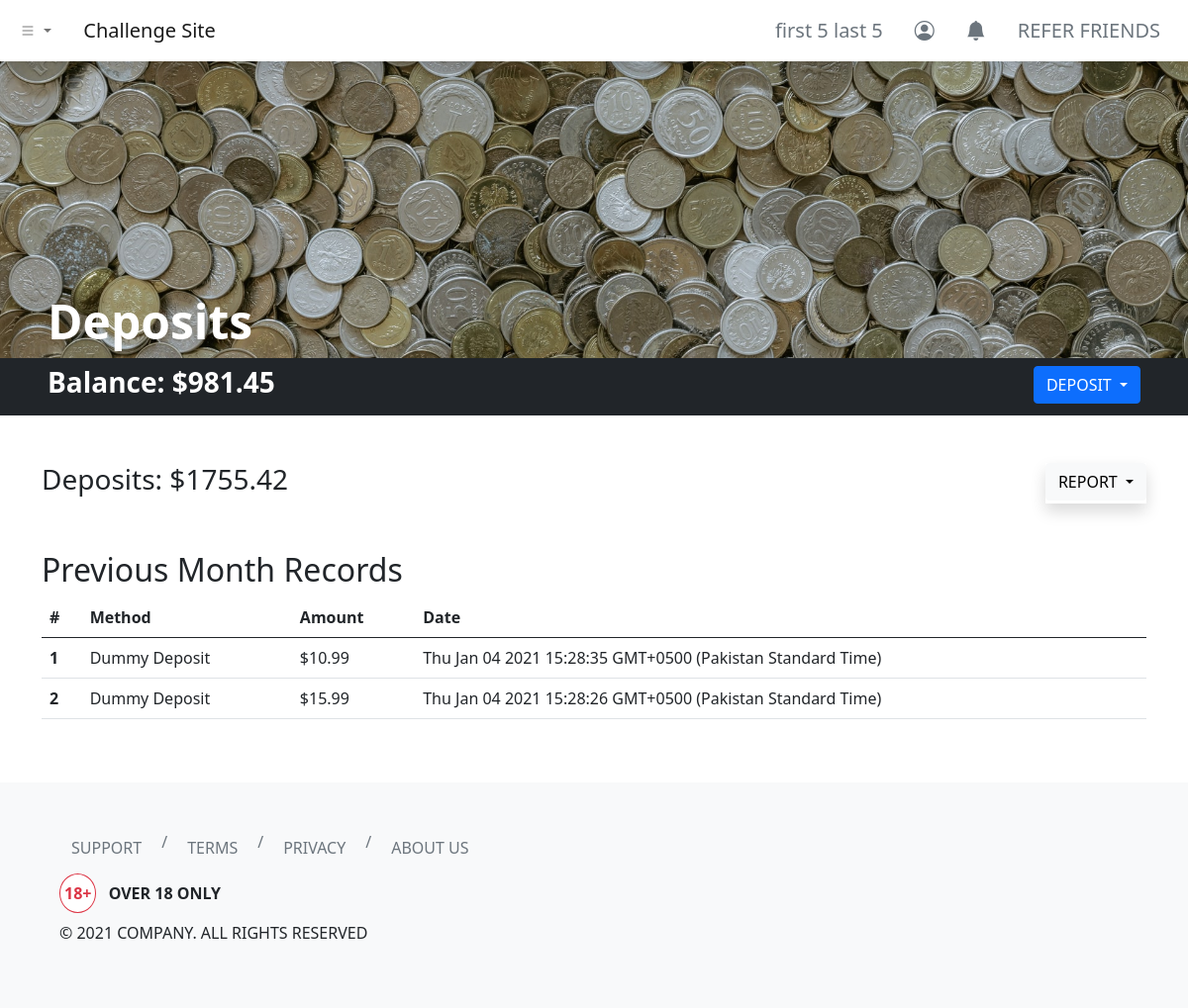
The app's page /dashboard/deposits/?report-filter=previous-month (signed in), older data.
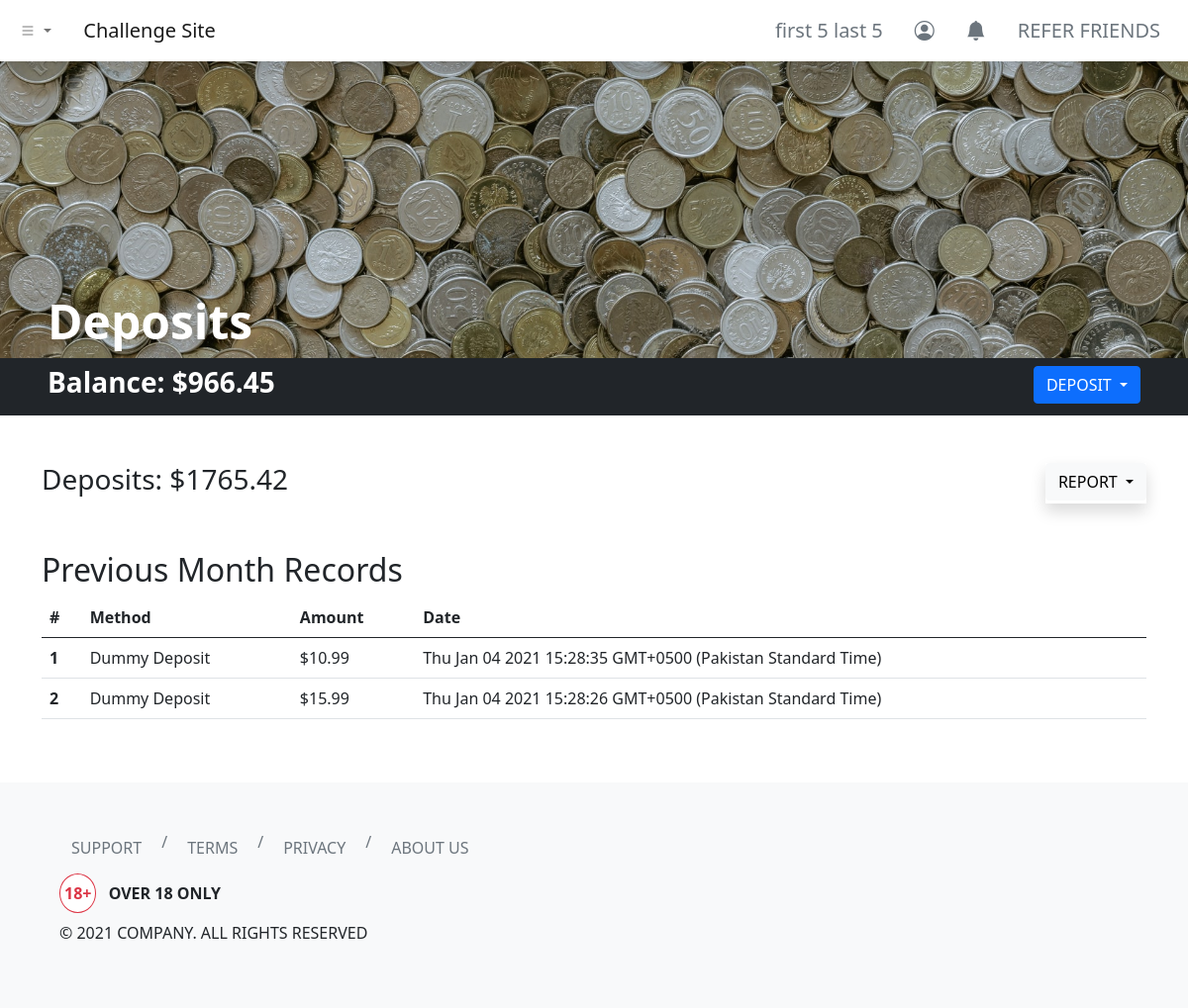
The same page, newer data.
### tables this page shows
CREATE TABLE `users` (
  `id` int(11) NOT NULL,
  `username` varchar(255) NOT NULL,
  `first_name` varchar(255) NOT NULL,
  `last_name` varchar(255) NOT NULL,
  `email` varchar(255) NOT NULL,
  `user_password` varchar(255) NOT NULL,
  `balance` decimal(65,30) UNSIGNED NOT NULL DEFAULT 0.000000000000000000000000000000
);

### php-apis/clean-input.php (called while the page is built)
<?php
function clean_input($data)
{
    $data = trim($data);
    $data = stripslashes($data);
    $data = htmlspecialchars($data);
    return $data;
}

### dashboard/deposits/index.php (the view, shortened to what the changed rows need)
<?php
include '../../header.php';
?>
<link rel="stylesheet" href="./index.css">
<div class="hero bg-dark d-flex align-items-end px-5">
    <h1 class="text-white display-5 fw-bold">Deposits</h1>
</div>
<div class="container-fluid bg-dark py-2 px-5">
    <div class="row">
        <div class="col d-flex justify-content-between">
            <h3 class="text-white fw-bold">Balance:
                <?php
                include_once '../../php-apis/db-config.php';
                include_once '../../php-apis/clean-input.php';
                $user_id = $_SESSION['id'];
                $sql3 = "SELECT * FROM users WHERE id=$user_id";
                $result3 = mysqli_query($conn, $sql3);
                if (mysqli_num_rows($result3) > 0) {
                    while ($row3 = mysqli_fetch_assoc($result3)) {
                        echo '$' . number_format($row3['balance'], 2, '.', '');
                    }
                } else {
                    header("Location: ../../php-apis/logout.php");
                    die();
                }
                ?>
            </h3>
            <div class="dropdown">
                <button class="btn btn-primary dropdown-toggle text-uppercase" type="button" data-bs-toggle="dropdown" aria-expanded="false">
                </button>
            </div>
        </div>
    </div>
</div>
<div class="container my-5">
    <div class="row">
        <div class="col">
            <h3>Deposits:
                <?php
                $sql = "SELECT SUM(amount) AS depositSum FROM deposit_log WHERE deposit_by = $user_id";
                $result = mysqli_query($conn, $sql);
                if (mysqli_num_rows($result) > 0) {
                    while ($row = mysqli_fetch_assoc($result)) {
                        echo '$' . number_format($row['depositSum'], 2, '.', '');
                    }
                } else {
                    echo "$0.00";
                }
                ?>
            </h3>
        </div>
    </div>
</div>
<div class="container my-5">
    <div class="row">
        <div class="col">
            <h2 class="text-capitalize"><?php echo (isset($_GET['report-filter']) && !empty($_GET['report-filter'])) ? (str_replace("-", " ", mysqli_real_escape_string($conn, clean_input($_GET['report-filter'])))) : ("All") ?> Records</h2>
            <table class="table">
                <thead>
                    <tr>
                        <th scope="col">#</th>
                        <th scope="col">Method</th>
                        <th scope="col">Amount</th>
                        <th scope="col">Date</th>
                    </tr>
                </thead>
                <tbody>
                    <?php
                    if (isset($_GET['report-filter']) && !empty($_GET['report-filter'])) {
                        $reportFilter = mysqli_real_escape_string($conn, clean_input($_GET["report-filter"]));
                        switch ($reportFilter) {
                            case "previous-month":
                                $sql2 = "SELECT * FROM deposit_log WHERE YEAR(server_timestamp) = YEAR(CURRENT_DATE() - INTERVAL 1 MONTH) AND MONTH(server_timestamp) = MONTH(CURRENT_DATE() - INTERVAL 1 MONTH) AND deposit_by = $user_id ORDER BY server_timestamp DESC";
                                break;
                        }
                    } else {
                        $sql2 = "SELECT * FROM deposit_log WHERE deposit_by = $user_id ORDER BY server_timestamp DESC";
                    }
                    $result2 = mysqli_query($conn, $sql2);
                    if (mysqli_num_rows($result2) > 0) {
                        $count = 1;
                        while ($row2 = mysqli_fetch_assoc($result2)) {
                    ?>
                            <tr>
                                <th scope="row"><?php echo $count; ?></th>
                            </tr>
                        <?php
                            $count++;
                        }
                    } else {
                        ?>
                        <tr>
                            <td colspan="4" class="text-center text-danger">No Records Found!</td>
                        </tr>
                    <?php } ?>
                </tbody>
            </table>
        </div>
    </div>
</div>
<?php
include '../../footer.php';
?>

### header.php (shortened to what the changed rows need)
<?php
function urlPrefix()
{
    if (basename(getcwd()) === basename(__DIR__)) {
        return './';
    } elseif (basename(dirname(getcwd())) === basename(__DIR__)) {
        return '../';
    } elseif (basename(dirname(dirname(getcwd()))) === basename(__DIR__)) {
        return '../../';
    } elseif (basename(dirname(dirname(dirname(getcwd())))) === basename(__DIR__)) {
        return '../../../';
    } else {
        return './';
    }
}
?>
<!DOCTYPE html>
<html lang="en">
<head>
    <link href="https://cdn.jsdelivr.net/npm/bootstrap@5.0.0-beta2/dist/css/bootstrap.min.css" rel="stylesheet">
    <link rel="stylesheet" href="https://cdn.jsdelivr.net/npm/bootstrap-icons@1.3.0/font/bootstrap-icons.css">
</head>
<body>
    <nav class="navbar navbar-expand-sm navbar-light bg-white shadow">
        <div class="container-fluid">
            <div class="collapse navbar-collapse" id="navbarNavDropdown">
                <ul class="navbar-nav ms-auto">
                    <?php if (isset($_SESSION['id'])) { ?>
                        <li class="nav-item">
                            <a class="btn btn-lg btn-outline-secondary border-0" aria-current="page" href="<?php echo urlPrefix() . 'dashboard/profile/'; ?>">
                                <?php
                                include_once urlPrefix() . 'php-apis/db-config.php';
                                $user_id = $_SESSION['id'];
                                $sql = "SELECT * FROM users WHERE id=$user_id";
                                $result = mysqli_query($conn, $sql);
                                if (mysqli_num_rows($result) > 0) {
                                    while ($row = mysqli_fetch_assoc($result)) {
                                        echo $row['first_name'] . ' ' . $row['last_name'];
                                    }
                                } else {
                                    header("Location: " . urlPrefix() . "php-apis/logout.php");
                                    die();
                                }
                                ?>
                            </a>
                        </li>
                    <?php } else { ?>
                        <li class="nav-item">
                            <a class="btn btn-lg btn-outline-secondary border-0" aria-current="page" href="<?php echo urlPrefix() . 'login/'; ?>">ENTER</a>
                        </li>
                    <?php } ?>
                </ul>
            </div>
        </div>
    </nav>

Row changes from the older to the newer data that the page shows:
changed users "first 5": balance "981.45" → "966.45"
Text that changed along with them:
new list line: "$ 1765.42"
list line gone: "$ 1755.42"
